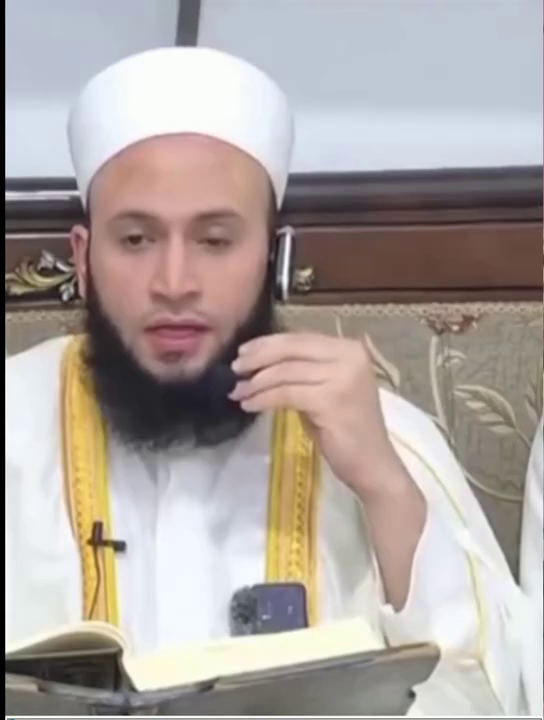
#> input picture frame 0 of public/gallery_opp_clip.mp4, 544 x 720 px, given in place of debate_hand_cut.mp4, which was not available
$ python find_doc_intervals.py
#> lines starting #> are read from the running program, lines starting #| are printed output that depends on the picture
import cv2, numpy as np

cap = cv2.VideoCapture(r"public\debate_hand_cut.mp4")
fps = cap.get(cv2.CAP_PROP_FPS)
total = int(cap.get(cv2.CAP_PROP_FRAME_COUNT))

# We want to check the left half of each second
timeline = []
for f in range(0, total, 15): # every 0.5s
    cap.set(cv2.CAP_PROP_POS_FRAMES, f)
    ret, frame = cap.read()
    if not ret:
        break
    t = f / fps
    left = frame[:, :960]
    gray = cv2.cvtColor(left, cv2.COLOR_BGR2GRAY)
    # Check brightness of document area (y from 200 to 1000, x from 50 to 900)
    doc_area = gray[250:950, 50:900]
    mean_val = doc_area.mean()
    is_doc = mean_val > 140 # document page is bright white/cream
    timeline.append((t, f, round(mean_val, 1), is_doc))
#> this loop made 8 passes
#> mean_val on passes 1 to 8: 162.5, 161.9, 166.9, 166.8, 167, 167, 167.1, 167.6
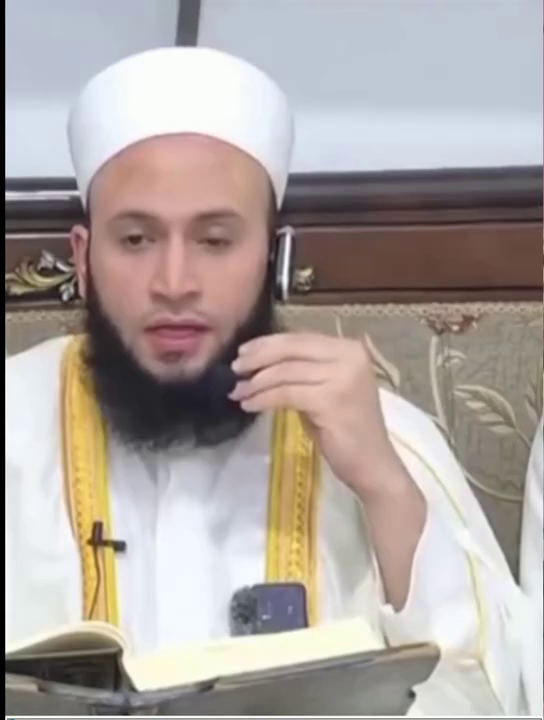
#> input picture frame 0 of public/gallery_opp_clip.mp4, 544 x 720 px, given in place of debate_hand_cut.mp4, which was not available
#> pass 1, `gray = cv2.cvtColor(left, cv2.COLOR_BGR2GRAY)`:
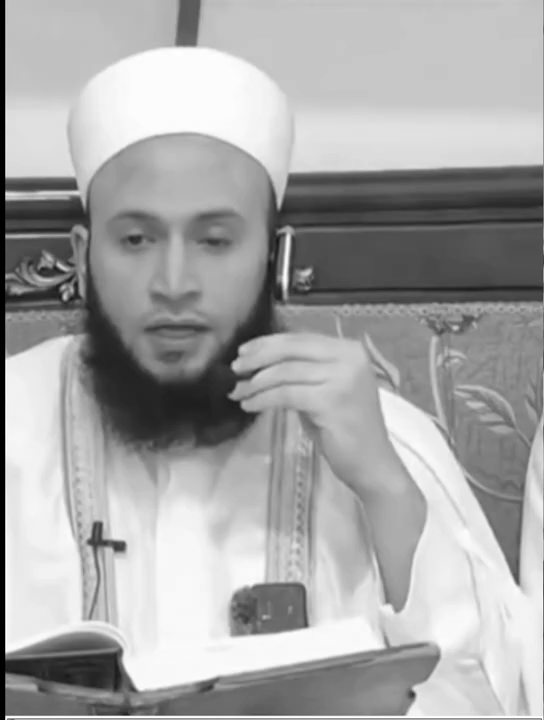
#> gray: shape (720, 544); min 0, max 255, mean 166.8
#> pass 1, `doc_area = gray[250:950, 50:900]`:
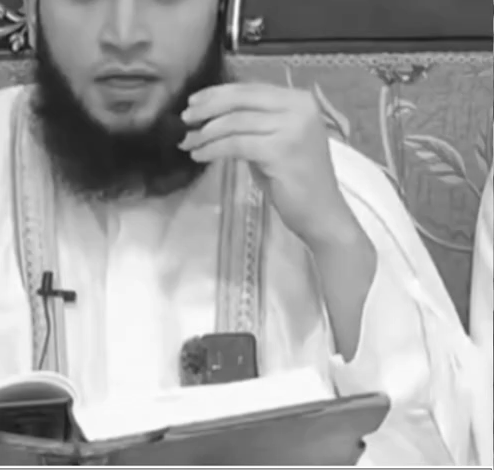
#> doc_area: shape (470, 494); min 25, max 255, mean 162.5
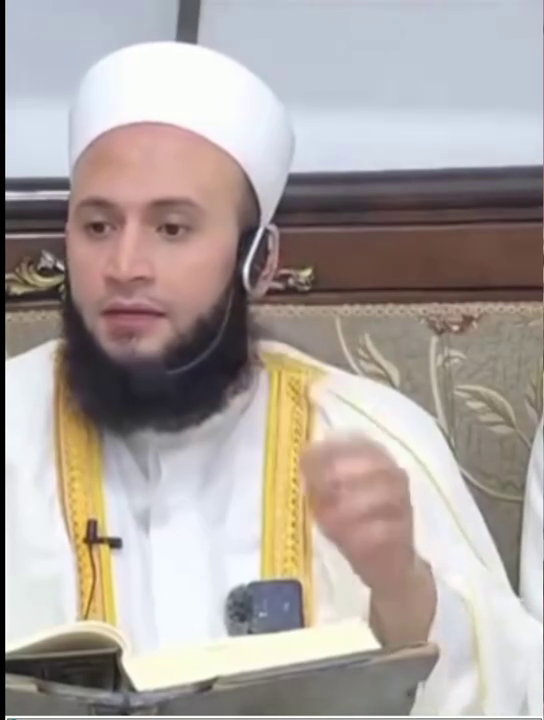
#> input picture frame 15 of public/gallery_opp_clip.mp4, 544 x 720 px, given in place of debate_hand_cut.mp4, which was not available
#> pass 2, `gray = cv2.cvtColor(left, cv2.COLOR_BGR2GRAY)`:
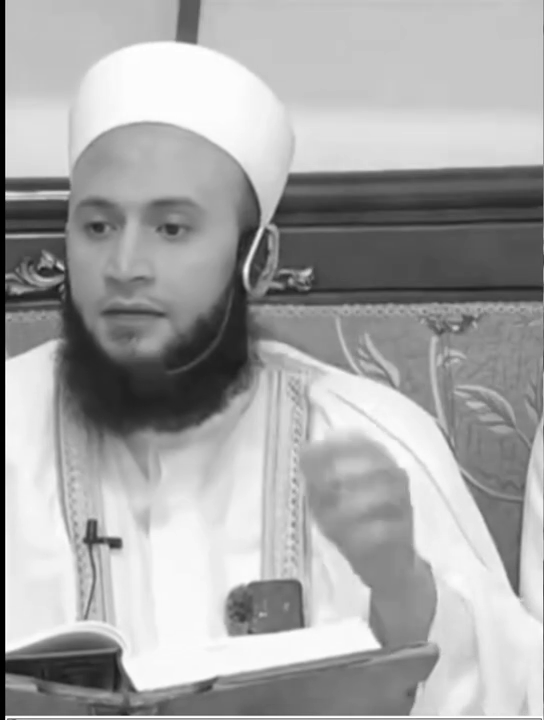
#> gray: shape (720, 544); min 0, max 255, mean 166.4
#> pass 2, `doc_area = gray[250:950, 50:900]`:
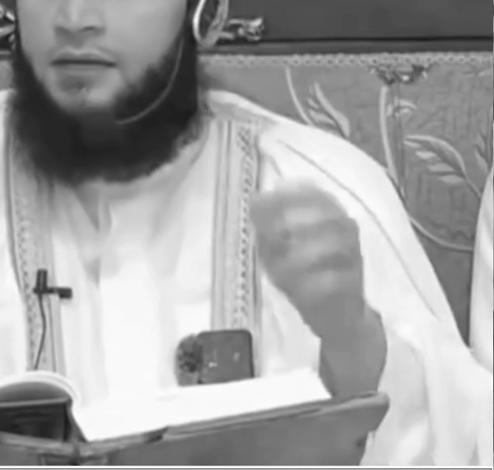
#> doc_area: shape (470, 494); min 26, max 255, mean 161.9
#> after the loop:
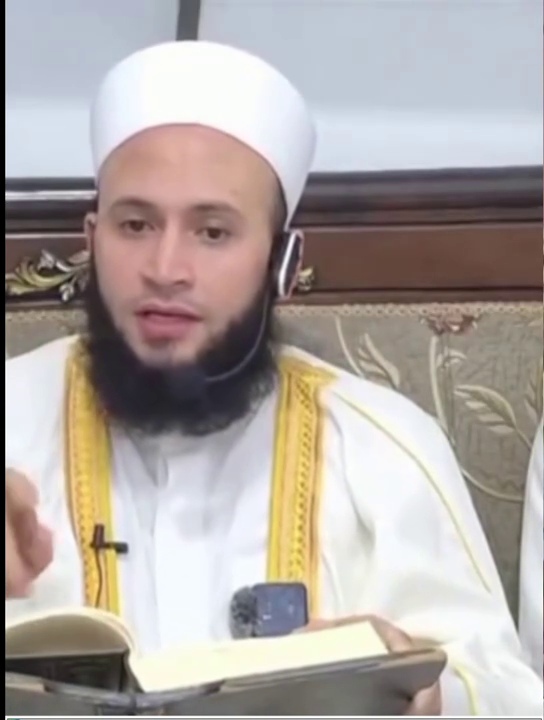
#> left: shape (720, 544, 3); mean B, G, R 162.9, 166.8, 174.8
#> after the loop, timeline = [(0, 0, 162.5, True), (0.5, 15, 161.9, True), (1, 30, 166.9, True), (1.5, 45, 166.8, True), (2, 60, 167, True), (2.5, 75, 167, True), (3, 90, 167.1, True), (3.5, 105, 167.6, True)]

cap.release()

# Let's find intervals where is_doc is True
intervals = []
in_doc = False
start_t = 0
for t, f, m, d in timeline:
    if d and not in_doc:
        in_doc = True
        start_t = t
    elif not d and in_doc:
        in_doc = False
        intervals.append((start_t, t))
#> this loop made 8 passes
#> (t, f, m, in_doc, start_t) on pass 1: (0, 0, 162.5, True, 0)
#> after the loop, in_doc = True; intervals = []; start_t = 0
if in_doc:
    intervals.append((start_t, total/fps))

print("Document display intervals on cut timeline:")
for a, b in intervals:
    print(f"   From {a:.2f}s to {b:.2f}s (duration {b-a:.2f}s)")
#> this loop made 1 pass
#> (a, b) on pass 1: (0, 4)
#|    From 0.00s to 4.00s (duration 4.00s)

$ run again, starting later in the video
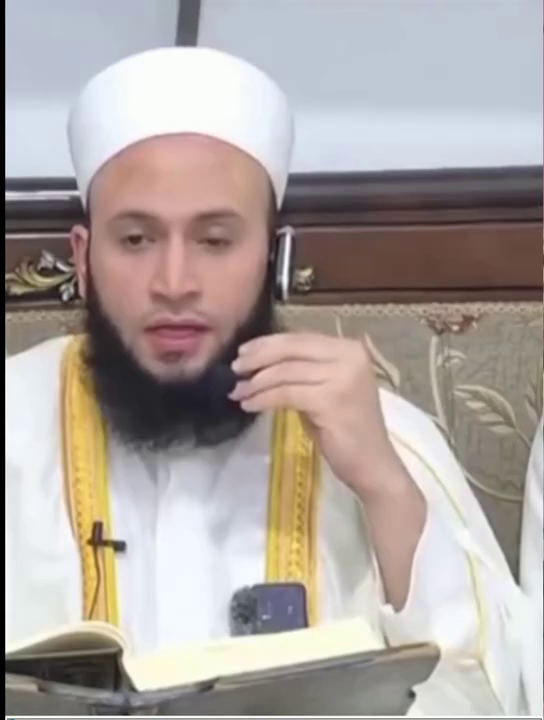
#> input picture frame 0 of public/gallery_opp_clip.mp4, 544 x 720 px, given in place of debate_hand_cut.mp4, which was not available
#> the loop `for f in range(0, total, 15):` made 8 passes
#> mean_val on passes 1 to 8: 162.5, 161.9, 166.9, 166.8, 167, 167, 167.1, 167.6
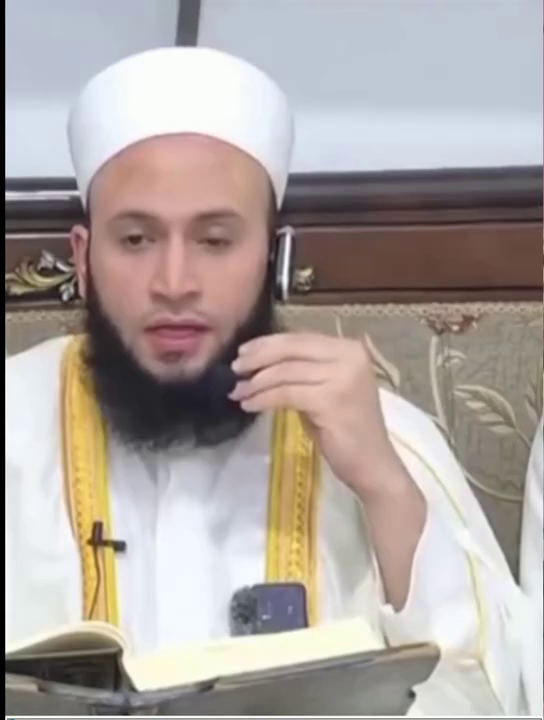
#> input picture frame 0 of public/gallery_opp_clip.mp4, 544 x 720 px, given in place of debate_hand_cut.mp4, which was not available
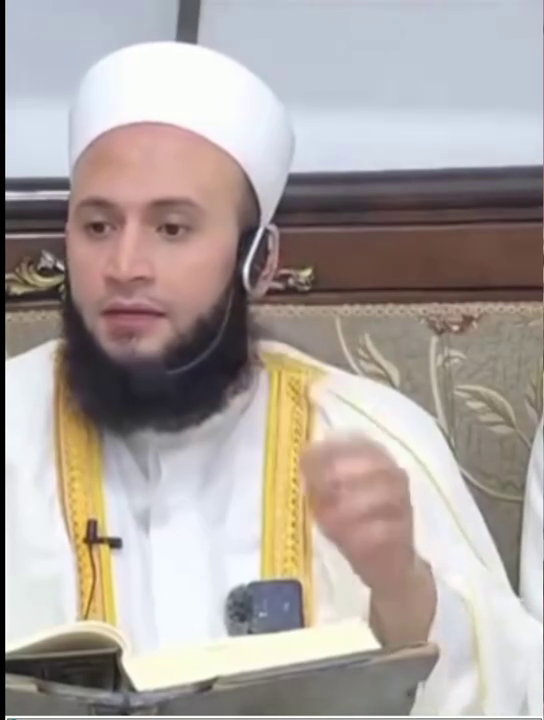
#> input picture frame 15 of public/gallery_opp_clip.mp4, 544 x 720 px, given in place of debate_hand_cut.mp4, which was not available
#> after the loop `for f in range(0, total, 15):`: timeline = [(0, 0, 162.5, True), (0.5, 15, 161.9, True), (1, 30, 166.9, True), (1.5, 45, 166.8, True), (2, 60, 167, True), (2.5, 75, 167, True), (3, 90, 167.1, True), (3.5, 105, 167.6, True)]
#> the loop `for t, f, m, d in timeline:` made 8 passes
#> (t, f, m, in_doc, start_t) on pass 1: (0, 0, 162.5, True, 0)
#> after the loop `for t, f, m, d in timeline:`: in_doc = True; intervals = []; start_t = 0
#> the loop `for a, b in intervals:` made 1 pass
#> (a, b) on pass 1: (0, 4)
#> (printed output is left out)

$ run again, starting later in the video
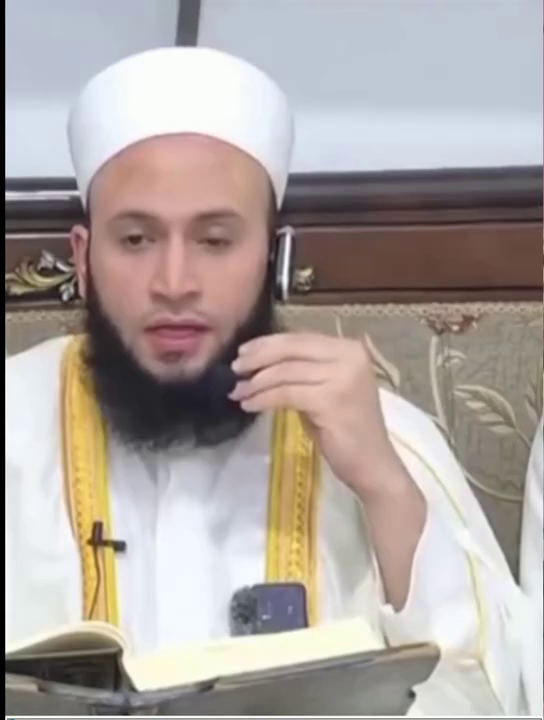
#> input picture frame 0 of public/gallery_opp_clip.mp4, 544 x 720 px, given in place of debate_hand_cut.mp4, which was not available
#> the loop `for f in range(0, total, 15):` made 8 passes
#> mean_val on passes 1 to 8: 162.5, 161.9, 166.9, 166.8, 167, 167, 167.1, 167.6
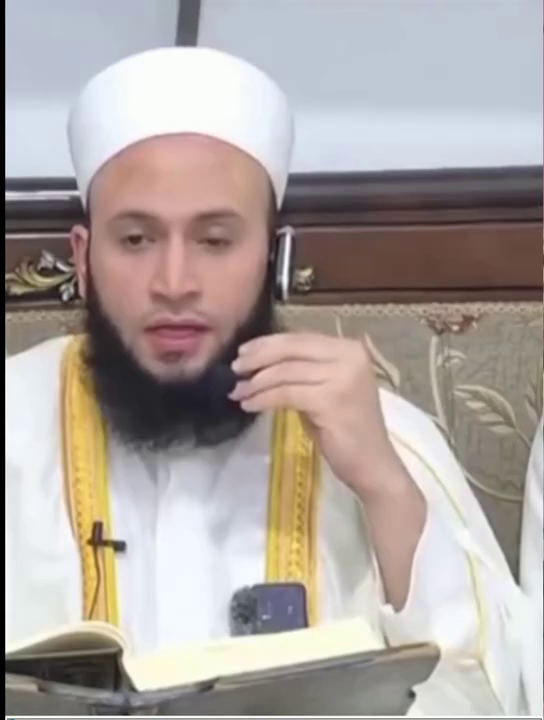
#> input picture frame 0 of public/gallery_opp_clip.mp4, 544 x 720 px, given in place of debate_hand_cut.mp4, which was not available
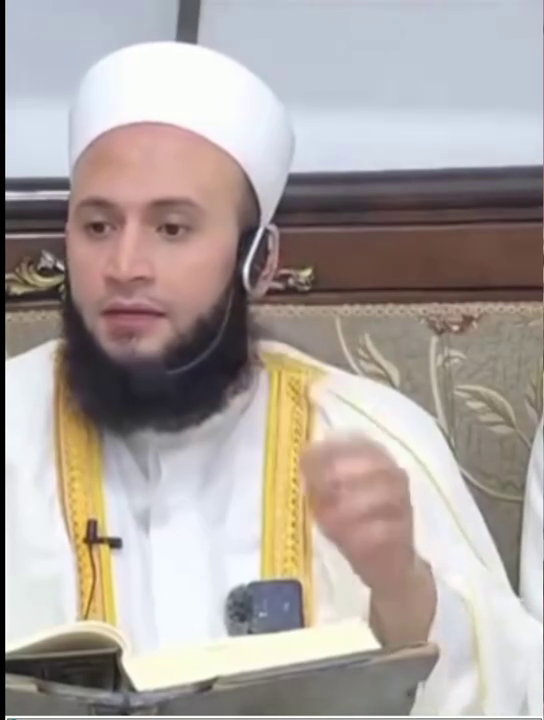
#> input picture frame 15 of public/gallery_opp_clip.mp4, 544 x 720 px, given in place of debate_hand_cut.mp4, which was not available
#> after the loop `for f in range(0, total, 15):`: timeline = [(0, 0, 162.5, True), (0.5, 15, 161.9, True), (1, 30, 166.9, True), (1.5, 45, 166.8, True), (2, 60, 167, True), (2.5, 75, 167, True), (3, 90, 167.1, True), (3.5, 105, 167.6, True)]
#> the loop `for t, f, m, d in timeline:` made 8 passes
#> (t, f, m, in_doc, start_t) on pass 1: (0, 0, 162.5, True, 0)
#> after the loop `for t, f, m, d in timeline:`: in_doc = True; intervals = []; start_t = 0
#> the loop `for a, b in intervals:` made 1 pass
#> (a, b) on pass 1: (0, 4)
#> (printed output is left out)
